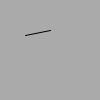
Frame 1 (no input)
Frame 60 (the mouse pressed at the canvas centre just before this capture): identical to frame 1, image omitted
Frame 120 (the mouse held since frame 60 and released just before this capture): identical to frame 1, image omitted

The Processing sketch that drew this single still picture (run headless with seeded random() and noise(); from frame 60 on, the mouse is pressed at the canvas centre):

// Processing sketch: exercise_25_1
// ── exercise_25_1.pde
//Use the number keys on the keyboard to modify the movement of a line.

int y = 35;

void setup() {
  size(100, 100);
}

void draw() {
  background(170);
  if (key == CODED) {
    if ((keyPressed == true) && (key == '1')) {
      y= 20;
    } else if (keyCode == DOWN) {
      y = 50;
    }
  } else {
    y= 35;
  }
  line(25, y, 50, 30);
}
